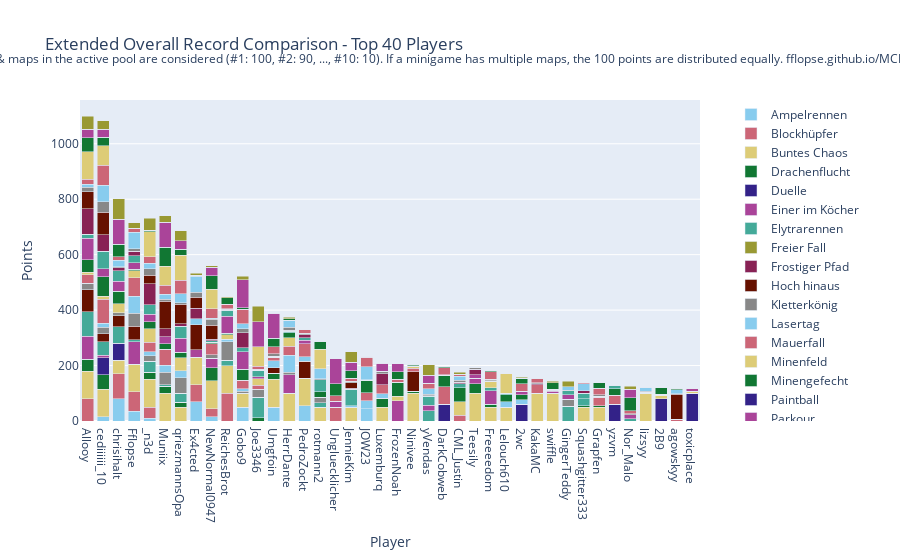

The code cell stored with this chart in its notebook:
### Code cell
import plotly.graph_objects as go

# Sum all columns to get the total score
outDf['Total'] = outDf.sum(axis=1)

# Sort by total score and fill N/A values with 0
outDf = outDf.sort_values(by='Total', ascending=False).fillna(0)

# Crop to top 10 players
cropDf = outDf.head(40).copy()

# Drop the 'Total' column for plotting
cropDf = cropDf.drop(columns=['Total'])

# Create a color palette
color_palette = px.colors.qualitative.Safe

# Create the stacked bar plot
fig = go.Figure()

cropDf = remove_duplicate_columns(cropDf)

for column in cropDf.columns.difference(['Player']):
    fig.add_trace(go.Bar(
        x=cropDf.index,
        y=cropDf[column],
        name=column,
        marker_color=color_palette[len(fig.data) % len(color_palette)]
    ))

# Update layout
fig.update_layout(
    barmode='stack',
    title='Extended Overall Record Comparison - Top 40 Players',
    xaxis=dict(title='Player'),
    yaxis=dict(title='Points'),
    #height=800,
    #width=1000,
    legend=dict(
        x=1.05,
        y=0.5,
        traceorder='normal',
        font=dict(size=12),
        bgcolor='rgba(255, 255, 255, 0)',
        bordercolor='rgba(0, 0, 0, 0)'
    ),
    margin=dict(r=200),  # Adjust right margin to make room for the legend
    annotations=[
        dict(
            x=0.5,
            y=1.1635,
            xref='paper',
            yref='paper',
            text='Max 100 points per minigame. Records #1 through #10 of games & maps in the active pool are considered (#1: 100, #2: 90, ..., #10: 10). If a minigame has multiple maps, the 100 points are distributed equally. fflopse.github.io/MCP-Records/data-analysis/global-ranking.ipynb',
            showarrow=False,
            font=dict(size=12),
            xanchor='center'
        )
    ]
)

fig.show()

# save the plot as an html file

fig.write_html('out/ext_overall_record_comparison.html')

### Figure 1 — Plotly figure (JSON) as saved in the notebook; plotly's stock layout.template omitted (floating-point values rounded to 4 significant figures)
{"data": [{"marker": {"color": "rgb(136, 204, 238)"}, "name": "Ampelrennen", "type": "bar", "x": ["Allooy", "cediiiiii_10", "chrisihalt", "Fflopse", "_n3d", "Muniix", "qriezmannsOpa", "Ex4cted", "NewNormal0947", "ReichesBrot", "Gobo9", "Joe3346", "Umgfoin", "HerrDante", "PedroZockt", "rotmann2", "Ungluecklicher", "JennieKim", "JOW23", "Luxemburq", "FrozenNoah", "Ninivee", "yVendas", "DarkCobweb", "CML_Justin", "Teesily", "Freeeedom", "Lelouch610", "2wc", "KakaMC", "swiffle", "GingerTeddy", "Squashgitter333", "Grapfen", "yzvm", "Nor_Malo", "lizsyy", "2B9", "agowskyy", "toxicplace"], "y": [0.0, 15.0, 80.0, 35.0, 10.0, 0.0, 0.0, 70.0, 15.0, 0.0, 50.0, 0.0, 50.0, 0.0, 55.0, 0.0, 0.0, 0.0, 45.0, 0.0, 0.0, 0.0, 0.0, 0.0, 0.0, 0.0, 0.0, 0.0, 0.0, 0.0, 0.0, 0.0, 0.0, 0.0, 0.0, 0.0, 0.0, 0.0, 0.0, 0.0]}, {"marker": {"color": "rgb(204, 102, 119)"}, "name": "Blockhüpfer", "type": "bar", "x": ["Allooy", "cediiiiii_10", "chrisihalt", "Fflopse", "_n3d", "Muniix", "qriezmannsOpa", "Ex4cted", "NewNormal0947", "ReichesBrot", "Gobo9", "Joe3346", "Umgfoin", "HerrDante", "PedroZockt", "rotmann2", "Ungluecklicher", "JennieKim", "JOW23", "Luxemburq", "FrozenNoah", "Ninivee", "yVendas", "DarkCobweb", "CML_Justin", "Teesily", "Freeeedom", "Lelouch610", "2wc", "KakaMC", "swiffle", "GingerTeddy", "Squashgitter333", "Grapfen", "yzvm", "Nor_Malo", "lizsyy", "2B9", "agowskyy", "toxicplace"], "y": [80.0, 0.0, 90.0, 70.0, 40.0, 0.0, 0.0, 60.0, 30.0, 100.0, 0.0, 0.0, 0.0, 0.0, 0.0, 0.0, 50.0, 0.0, 0.0, 0.0, 0.0, 0.0, 0.0, 0.0, 20.0, 0.0, 0.0, 0.0, 0.0, 0.0, 0.0, 0.0, 0.0, 0.0, 0.0, 0.0, 0.0, 0.0, 0.0, 0.0]}, {"marker": {"color": "rgb(221, 204, 119)"}, "name": "Buntes Chaos", "type": "bar", "x": ["Allooy", "cediiiiii_10", "chrisihalt", "Fflopse", "_n3d", "Muniix", "qriezmannsOpa", "Ex4cted", "NewNormal0947", "ReichesBrot", "Gobo9", "Joe3346", "Umgfoin", "HerrDante", "PedroZockt", "rotmann2", "Ungluecklicher", "JennieKim", "JOW23", "Luxemburq", "FrozenNoah", "Ninivee", "yVendas", "DarkCobweb", "CML_Justin", "Teesily", "Freeeedom", "Lelouch610", "2wc", "KakaMC", "swiffle", "GingerTeddy", "Squashgitter333", "Grapfen", "yzvm", "Nor_Malo", "lizsyy", "2B9", "agowskyy", "toxicplace"], "y": [100.0, 100.0, 50.0, 100.0, 100.0, 100.0, 50.0, 100.0, 100.0, 100.0, 50.0, 0.0, 100.0, 100.0, 100.0, 50.0, 0.0, 50.0, 0.0, 50.0, 0.0, 100.0, 0.0, 0.0, 50.0, 100.0, 50.0, 50.0, 0.0, 100.0, 100.0, 0.0, 50.0, 50.0, 0.0, 0.0, 100.0, 0.0, 0.0, 0.0]}, {"marker": {"color": "rgb(17, 119, 51)"}, "name": "Drachenflucht", "type": "bar", "x": ["Allooy", "cediiiiii_10", "chrisihalt", "Fflopse", "_n3d", "Muniix", "qriezmannsOpa", "Ex4cted", "NewNormal0947", "ReichesBrot", "Gobo9", "Joe3346", "Umgfoin", "HerrDante", "PedroZockt", "rotmann2", "Ungluecklicher", "JennieKim", "JOW23", "Luxemburq", "FrozenNoah", "Ninivee", "yVendas", "DarkCobweb", "CML_Justin", "Teesily", "Freeeedom", "Lelouch610", "2wc", "KakaMC", "swiffle", "GingerTeddy", "Squashgitter333", "Grapfen", "yzvm", "Nor_Malo", "lizsyy", "2B9", "agowskyy", "toxicplace"], "y": [42.5, 52.5, 0.0, 0.0, 25.0, 25.0, 17.5, 0.0, 47.5, 0.0, 0.0, 12.5, 22.5, 0.0, 0.0, 0.0, 0.0, 0.0, 0.0, 32.5, 0.0, 7.5, 0.0, 0.0, 50.0, 35.0, 10.0, 0.0, 0.0, 0.0, 0.0, 0.0, 5.0, 5.0, 0.0, 0.0, 0.0, 0.0, 0.0, 0.0]}, {"marker": {"color": "rgb(51, 34, 136)"}, "name": "Duelle", "type": "bar", "x": ["Allooy", "cediiiiii_10", "chrisihalt", "Fflopse", "_n3d", "Muniix", "qriezmannsOpa", "Ex4cted", "NewNormal0947", "ReichesBrot", "Gobo9", "Joe3346", "Umgfoin", "HerrDante", "PedroZockt", "rotmann2", "Ungluecklicher", "JennieKim", "JOW23", "Luxemburq", "FrozenNoah", "Ninivee", "yVendas", "DarkCobweb", "CML_Justin", "Teesily", "Freeeedom", "Lelouch610", "2wc", "KakaMC", "swiffle", "GingerTeddy", "Squashgitter333", "Grapfen", "yzvm", "Nor_Malo", "lizsyy", "2B9", "agowskyy", "toxicplace"], "y": [0.0, 60.0, 60.0, 0.0, 0.0, 0.0, 0.0, 0.0, 0.0, 0.0, 0.0, 0.0, 0.0, 0.0, 0.0, 0.0, 0.0, 0.0, 0.0, 0.0, 0.0, 0.0, 0.0, 60.0, 0.0, 0.0, 0.0, 0.0, 60.0, 0.0, 0.0, 0.0, 0.0, 0.0, 60.0, 0.0, 0.0, 80.0, 0.0, 100.0]}, {"marker": {"color": "rgb(170, 68, 153)"}, "name": "Einer im Köcher", "type": "bar", "x": ["Allooy", "cediiiiii_10", "chrisihalt", "Fflopse", "_n3d", "Muniix", "qriezmannsOpa", "Ex4cted", "NewNormal0947", "ReichesBrot", "Gobo9", "Joe3346", "Umgfoin", "HerrDante", "PedroZockt", "rotmann2", "Ungluecklicher", "JennieKim", "JOW23", "Luxemburq", "FrozenNoah", "Ninivee", "yVendas", "DarkCobweb", "CML_Justin", "Teesily", "Freeeedom", "Lelouch610", "2wc", "KakaMC", "swiffle", "GingerTeddy", "Squashgitter333", "Grapfen", "yzvm", "Nor_Malo", "lizsyy", "2B9", "agowskyy", "toxicplace"], "y": [83.33, 10.0, 0.0, 80.0, 0.0, 0.0, 0.0, 26.67, 33.33, 0.0, 0.0, 0.0, 0.0, 66.67, 0.0, 0.0, 20.0, 0.0, 0.0, 0.0, 73.33, 0.0, 0.0, 0.0, 0.0, 20.0, 50.0, 0.0, 0.0, 0.0, 0.0, 0.0, 0.0, 0.0, 0.0, 0.0, 0.0, 0.0, 0.0, 0.0]}, {"marker": {"color": "rgb(68, 170, 153)"}, "name": "Elytrarennen", "type": "bar", "x": ["Allooy", "cediiiiii_10", "chrisihalt", "Fflopse", "_n3d", "Muniix", "qriezmannsOpa", "Ex4cted", "NewNormal0947", "ReichesBrot", "Gobo9", "Joe3346", "Umgfoin", "HerrDante", "PedroZockt", "rotmann2", "Ungluecklicher", "JennieKim", "JOW23", "Luxemburq", "FrozenNoah", "Ninivee", "yVendas", "DarkCobweb", "CML_Justin", "Teesily", "Freeeedom", "Lelouch610", "2wc", "KakaMC", "swiffle", "GingerTeddy", "Squashgitter333", "Grapfen", "yzvm", "Nor_Malo", "lizsyy", "2B9", "agowskyy", "toxicplace"], "y": [87.5, 47.5, 60.0, 7.5, 40.0, 5.0, 32.5, 0.0, 0.0, 20.0, 0.0, 72.5, 0.0, 0.0, 0.0, 15.0, 0.0, 0.0, 0.0, 0.0, 0.0, 0.0, 37.5, 0.0, 15.0, 0.0, 10.0, 0.0, 0.0, 0.0, 0.0, 52.5, 25.0, 0.0, 0.0, 7.5, 0.0, 0.0, 0.0, 0.0]}, {"marker": {"color": "rgb(153, 153, 51)"}, "name": "Freier Fall", "type": "bar", "x": ["Allooy", "cediiiiii_10", "chrisihalt", "Fflopse", "_n3d", "Muniix", "qriezmannsOpa", "Ex4cted", "NewNormal0947", "ReichesBrot", "Gobo9", "Joe3346", "Umgfoin", "HerrDante", "PedroZockt", "rotmann2", "Ungluecklicher", "JennieKim", "JOW23", "Luxemburq", "FrozenNoah", "Ninivee", "yVendas", "DarkCobweb", "CML_Justin", "Teesily", "Freeeedom", "Lelouch610", "2wc", "KakaMC", "swiffle", "GingerTeddy", "Squashgitter333", "Grapfen", "yzvm", "Nor_Malo", "lizsyy", "2B9", "agowskyy", "toxicplace"], "y": [0.0, 0.0, 0.0, 0.0, 0.0, 0.0, 0.0, 0.0, 0.0, 0.0, 0.0, 0.0, 0.0, 0.0, 0.0, 0.0, 0.0, 0.0, 0.0, 0.0, 0.0, 0.0, 0.0, 0.0, 0.0, 0.0, 0.0, 0.0, 0.0, 0.0, 0.0, 0.0, 0.0, 0.0, 0.0, 0.0, 0.0, 0.0, 0.0, 0.0]}, {"marker": {"color": "rgb(136, 34, 85)"}, "name": "Frostiger Pfad", "type": "bar", "x": ["Allooy", "cediiiiii_10", "chrisihalt", "Fflopse", "_n3d", "Muniix", "qriezmannsOpa", "Ex4cted", "NewNormal0947", "ReichesBrot", "Gobo9", "Joe3346", "Umgfoin", "HerrDante", "PedroZockt", "rotmann2", "Ungluecklicher", "JennieKim", "JOW23", "Luxemburq", "FrozenNoah", "Ninivee", "yVendas", "DarkCobweb", "CML_Justin", "Teesily", "Freeeedom", "Lelouch610", "2wc", "KakaMC", "swiffle", "GingerTeddy", "Squashgitter333", "Grapfen", "yzvm", "Nor_Malo", "lizsyy", "2B9", "agowskyy", "toxicplace"], "y": [0.0, 0.0, 0.0, 0.0, 0.0, 0.0, 0.0, 0.0, 0.0, 0.0, 0.0, 0.0, 0.0, 0.0, 0.0, 0.0, 0.0, 0.0, 0.0, 0.0, 0.0, 0.0, 0.0, 0.0, 0.0, 0.0, 0.0, 0.0, 0.0, 0.0, 0.0, 0.0, 0.0, 0.0, 0.0, 0.0, 0.0, 0.0, 0.0, 0.0]}, {"marker": {"color": "rgb(102, 17, 0)"}, "name": "Hoch hinaus", "type": "bar", "x": ["Allooy", "cediiiiii_10", "chrisihalt", "Fflopse", "_n3d", "Muniix", "qriezmannsOpa", "Ex4cted", "NewNormal0947", "ReichesBrot", "Gobo9", "Joe3346", "Umgfoin", "HerrDante", "PedroZockt", "rotmann2", "Ungluecklicher", "JennieKim", "JOW23", "Luxemburq", "FrozenNoah", "Ninivee", "yVendas", "DarkCobweb", "CML_Justin", "Teesily", "Freeeedom", "Lelouch610", "2wc", "KakaMC", "swiffle", "GingerTeddy", "Squashgitter333", "Grapfen", "yzvm", "Nor_Malo", "lizsyy", "2B9", "agowskyy", "toxicplace"], "y": [80.0, 30.0, 40.0, 50.0, 0.0, 0.0, 0.0, 90.0, 0.0, 0.0, 0.0, 0.0, 20.0, 0.0, 60.0, 0.0, 0.0, 0.0, 0.0, 0.0, 0.0, 70.0, 0.0, 0.0, 0.0, 0.0, 0.0, 0.0, 0.0, 0.0, 0.0, 0.0, 0.0, 0.0, 0.0, 0.0, 0.0, 0.0, 0.0, 0.0]}, {"marker": {"color": "rgb(136, 136, 136)"}, "name": "Kletterkönig", "type": "bar", "x": ["Allooy", "cediiiiii_10", "chrisihalt", "Fflopse", "_n3d", "Muniix", "qriezmannsOpa", "Ex4cted", "NewNormal0947", "ReichesBrot", "Gobo9", "Joe3346", "Umgfoin", "HerrDante", "PedroZockt", "rotmann2", "Ungluecklicher", "JennieKim", "JOW23", "Luxemburq", "FrozenNoah", "Ninivee", "yVendas", "DarkCobweb", "CML_Justin", "Teesily", "Freeeedom", "Lelouch610", "2wc", "KakaMC", "swiffle", "GingerTeddy", "Squashgitter333", "Grapfen", "yzvm", "Nor_Malo", "lizsyy", "2B9", "agowskyy", "toxicplace"], "y": [23.33, 23.33, 10.0, 46.67, 20.0, 46.67, 56.67, 0.0, 13.33, 66.67, 6.667, 30.0, 0.0, 10.0, 0.0, 20.0, 0.0, 0.0, 0.0, 0.0, 0.0, 0.0, 0.0, 0.0, 0.0, 0.0, 0.0, 0.0, 0.0, 0.0, 0.0, 26.67, 0.0, 0.0, 0.0, 0.0, 0.0, 0.0, 0.0, 0.0]}, {"marker": {"color": "rgb(136, 204, 238)"}, "name": "Lasertag", "type": "bar", "x": ["Allooy", "cediiiiii_10", "chrisihalt", "Fflopse", "_n3d", "Muniix", "qriezmannsOpa", "Ex4cted", "NewNormal0947", "ReichesBrot", "Gobo9", "Joe3346", "Umgfoin", "HerrDante", "PedroZockt", "rotmann2", "Ungluecklicher", "JennieKim", "JOW23", "Luxemburq", "FrozenNoah", "Ninivee", "yVendas", "DarkCobweb", "CML_Justin", "Teesily", "Freeeedom", "Lelouch610", "2wc", "KakaMC", "swiffle", "GingerTeddy", "Squashgitter333", "Grapfen", "yzvm", "Nor_Malo", "lizsyy", "2B9", "agowskyy", "toxicplace"], "y": [0.0, 15.0, 0.0, 60.0, 15.0, 25.0, 25.0, 22.5, 0.0, 7.5, 10.0, 0.0, 25.0, 60.0, 17.5, 0.0, 0.0, 5.0, 27.5, 15.0, 0.0, 0.0, 0.0, 0.0, 0.0, 0.0, 0.0, 20.0, 17.5, 0.0, 0.0, 0.0, 0.0, 0.0, 0.0, 0.0, 0.0, 0.0, 0.0, 0.0]}, {"marker": {"color": "rgb(204, 102, 119)"}, "name": "Mauerfall", "type": "bar", "x": ["Allooy", "cediiiiii_10", "chrisihalt", "Fflopse", "_n3d", "Muniix", "qriezmannsOpa", "Ex4cted", "NewNormal0947", "ReichesBrot", "Gobo9", "Joe3346", "Umgfoin", "HerrDante", "PedroZockt", "rotmann2", "Ungluecklicher", "JennieKim", "JOW23", "Luxemburq", "FrozenNoah", "Ninivee", "yVendas", "DarkCobweb", "CML_Justin", "Teesily", "Freeeedom", "Lelouch610", "2wc", "KakaMC", "swiffle", "GingerTeddy", "Squashgitter333", "Grapfen", "yzvm", "Nor_Malo", "lizsyy", "2B9", "agowskyy", "toxicplace"], "y": [30.0, 86.67, 0.0, 66.67, 33.33, 56.67, 0.0, 0.0, 40.0, 0.0, 30.0, 13.33, 13.33, 33.33, 46.67, 0.0, 0.0, 0.0, 30.0, 33.33, 0.0, 13.33, 0.0, 63.33, 0.0, 0.0, 0.0, 0.0, 0.0, 30.0, 0.0, 0.0, 0.0, 30.0, 33.33, 0.0, 0.0, 0.0, 6.667, 0.0]}, {"marker": {"color": "rgb(221, 204, 119)"}, "name": "Minenfeld", "type": "bar", "x": ["Allooy", "cediiiiii_10", "chrisihalt", "Fflopse", "_n3d", "Muniix", "qriezmannsOpa", "Ex4cted", "NewNormal0947", "ReichesBrot", "Gobo9", "Joe3346", "Umgfoin", "HerrDante", "PedroZockt", "rotmann2", "Ungluecklicher", "JennieKim", "JOW23", "Luxemburq", "FrozenNoah", "Ninivee", "yVendas", "DarkCobweb", "CML_Justin", "Teesily", "Freeeedom", "Lelouch610", "2wc", "KakaMC", "swiffle", "GingerTeddy", "Squashgitter333", "Grapfen", "yzvm", "Nor_Malo", "lizsyy", "2B9", "agowskyy", "toxicplace"], "y": [10.0, 10.0, 33.33, 26.67, 50.0, 0.0, 46.67, 0.0, 0.0, 16.67, 0.0, 23.33, 0.0, 30.0, 0.0, 0.0, 0.0, 0.0, 0.0, 0.0, 16.67, 6.667, 0.0, 0.0, 0.0, 0.0, 23.33, 0.0, 0.0, 0.0, 0.0, 0.0, 0.0, 0.0, 0.0, 0.0, 0.0, 13.33, 0.0, 6.667]}, {"marker": {"color": "rgb(17, 119, 51)"}, "name": "Minengefecht", "type": "bar", "x": ["Allooy", "cediiiiii_10", "chrisihalt", "Fflopse", "_n3d", "Muniix", "qriezmannsOpa", "Ex4cted", "NewNormal0947", "ReichesBrot", "Gobo9", "Joe3346", "Umgfoin", "HerrDante", "PedroZockt", "rotmann2", "Ungluecklicher", "JennieKim", "JOW23", "Luxemburq", "FrozenNoah", "Ninivee", "yVendas", "DarkCobweb", "CML_Justin", "Teesily", "Freeeedom", "Lelouch610", "2wc", "KakaMC", "swiffle", "GingerTeddy", "Squashgitter333", "Grapfen", "yzvm", "Nor_Malo", "lizsyy", "2B9", "agowskyy", "toxicplace"], "y": [45.0, 70.0, 45.0, 5.0, 25.0, 20.0, 20.0, 0.0, 5.0, 5.0, 40.0, 0.0, 0.0, 17.5, 0.0, 20.0, 0.0, 0.0, 45.0, 0.0, 47.5, 0.0, 0.0, 42.5, 0.0, 0.0, 0.0, 25.0, 17.5, 0.0, 0.0, 0.0, 0.0, 5.0, 22.5, 0.0, 0.0, 0.0, 0.0, 0.0]}, {"marker": {"color": "rgb(51, 34, 136)"}, "name": "Paintball", "type": "bar", "x": ["Allooy", "cediiiiii_10", "chrisihalt", "Fflopse", "_n3d", "Muniix", "qriezmannsOpa", "Ex4cted", "NewNormal0947", "ReichesBrot", "Gobo9", "Joe3346", "Umgfoin", "HerrDante", "PedroZockt", "rotmann2", "Ungluecklicher", "JennieKim", "JOW23", "Luxemburq", "FrozenNoah", "Ninivee", "yVendas", "DarkCobweb", "CML_Justin", "Teesily", "Freeeedom", "Lelouch610", "2wc", "KakaMC", "swiffle", "GingerTeddy", "Squashgitter333", "Grapfen", "yzvm", "Nor_Malo", "lizsyy", "2B9", "agowskyy", "toxicplace"], "y": [0.0, 0.0, 0.0, 0.0, 0.0, 0.0, 0.0, 0.0, 0.0, 0.0, 0.0, 0.0, 0.0, 0.0, 0.0, 0.0, 0.0, 0.0, 0.0, 0.0, 0.0, 0.0, 0.0, 0.0, 0.0, 0.0, 0.0, 0.0, 0.0, 0.0, 0.0, 0.0, 0.0, 0.0, 0.0, 0.0, 0.0, 0.0, 0.0, 0.0]}, {"marker": {"color": "rgb(170, 68, 153)"}, "name": "Parkour", "type": "bar", "x": ["Allooy", "cediiiiii_10", "chrisihalt", "Fflopse", "_n3d", "Muniix", "qriezmannsOpa", "Ex4cted", "NewNormal0947", "ReichesBrot", "Gobo9", "Joe3346", "Umgfoin", "HerrDante", "PedroZockt", "rotmann2", "Ungluecklicher", "JennieKim", "JOW23", "Luxemburq", "FrozenNoah", "Ninivee", "yVendas", "DarkCobweb", "CML_Justin", "Teesily", "Freeeedom", "Lelouch610", "2wc", "KakaMC", "swiffle", "GingerTeddy", "Squashgitter333", "Grapfen", "yzvm", "Nor_Malo", "lizsyy", "2B9", "agowskyy", "toxicplace"], "y": [77.5, 30.0, 35.0, 22.5, 27.5, 25.0, 50.0, 0.0, 0.0, 62.5, 62.5, 7.5, 0.0, 0.0, 12.5, 0.0, 0.0, 0.0, 0.0, 0.0, 0.0, 0.0, 20.0, 0.0, 0.0, 12.5, 0.0, 0.0, 12.5, 0.0, 7.5, 15.0, 0.0, 0.0, 0.0, 15.0, 0.0, 0.0, 0.0, 10.0]}, {"marker": {"color": "rgb(68, 170, 153)"}, "name": "Pferderennen", "type": "bar", "x": ["Allooy", "cediiiiii_10", "chrisihalt", "Fflopse", "_n3d", "Muniix", "qriezmannsOpa", "Ex4cted", "NewNormal0947", "ReichesBrot", "Gobo9", "Joe3346", "Umgfoin", "HerrDante", "PedroZockt", "rotmann2", "Ungluecklicher", "JennieKim", "JOW23", "Luxemburq", "FrozenNoah", "Ninivee", "yVendas", "DarkCobweb", "CML_Justin", "Teesily", "Freeeedom", "Lelouch610", "2wc", "KakaMC", "swiffle", "GingerTeddy", "Squashgitter333", "Grapfen", "yzvm", "Nor_Malo", "lizsyy", "2B9", "agowskyy", "toxicplace"], "y": [15.0, 61.67, 38.33, 26.67, 33.33, 0.0, 43.33, 0.0, 5.0, 21.67, 15.0, 23.33, 3.333, 6.667, 8.333, 43.33, 0.0, 60.0, 0.0, 0.0, 0.0, 0.0, 31.67, 0.0, 0.0, 0.0, 0.0, 3.333, 0.0, 0.0, 3.333, 15.0, 20.0, 0.0, 13.33, 0.0, 3.333, 0.0, 0.0, 0.0]}, {"marker": {"color": "rgb(153, 153, 51)"}, "name": "Reihenfolge", "type": "bar", "x": ["Allooy", "cediiiiii_10", "chrisihalt", "Fflopse", "_n3d", "Muniix", "qriezmannsOpa", "Ex4cted", "NewNormal0947", "ReichesBrot", "Gobo9", "Joe3346", "Umgfoin", "HerrDante", "PedroZockt", "rotmann2", "Ungluecklicher", "JennieKim", "JOW23", "Luxemburq", "FrozenNoah", "Ninivee", "yVendas", "DarkCobweb", "CML_Justin", "Teesily", "Freeeedom", "Lelouch610", "2wc", "KakaMC", "swiffle", "GingerTeddy", "Squashgitter333", "Grapfen", "yzvm", "Nor_Malo", "lizsyy", "2B9", "agowskyy", "toxicplace"], "y": [0.0, 0.0, 0.0, 0.0, 0.0, 0.0, 0.0, 0.0, 0.0, 0.0, 0.0, 0.0, 0.0, 0.0, 0.0, 0.0, 0.0, 0.0, 0.0, 0.0, 0.0, 0.0, 0.0, 0.0, 0.0, 0.0, 0.0, 0.0, 0.0, 0.0, 0.0, 0.0, 0.0, 0.0, 0.0, 0.0, 0.0, 0.0, 0.0, 0.0]}, {"marker": {"color": "rgb(136, 34, 85)"}, "name": "Replika", "type": "bar", "x": ["Allooy", "cediiiiii_10", "chrisihalt", "Fflopse", "_n3d", "Muniix", "qriezmannsOpa", "Ex4cted", "NewNormal0947", "ReichesBrot", "Gobo9", "Joe3346", "Umgfoin", "HerrDante", "PedroZockt", "rotmann2", "Ungluecklicher", "JennieKim", "JOW23", "Luxemburq", "FrozenNoah", "Ninivee", "yVendas", "DarkCobweb", "CML_Justin", "Teesily", "Freeeedom", "Lelouch610", "2wc", "KakaMC", "swiffle", "GingerTeddy", "Squashgitter333", "Grapfen", "yzvm", "Nor_Malo", "lizsyy", "2B9", "agowskyy", "toxicplace"], "y": [92.2, 60.85, 10.42, 15.51, 76.19, 28.64, 8.559, 37.97, 6.61, 3.22, 53.81, 0.0, 0.0, 3.39, 11.36, 0.678, 0.2542, 2.627, 0.5085, 39.32, 0.0, 0.0, 2.373, 0.0, 4.153, 19.24, 1.102, 0.8475, 0.339, 4.576, 1.525, 0.2542, 9.492, 0.0, 0.0, 0.0, 0.9322, 0.0, 0.0, 0.0]}, {"marker": {"color": "rgb(102, 17, 0)"}, "name": "Runterpurzeln", "type": "bar", "x": ["Allooy", "cediiiiii_10", "chrisihalt", "Fflopse", "_n3d", "Muniix", "qriezmannsOpa", "Ex4cted", "NewNormal0947", "ReichesBrot", "Gobo9", "Joe3346", "Umgfoin", "HerrDante", "PedroZockt", "rotmann2", "Ungluecklicher", "JennieKim", "JOW23", "Luxemburq", "FrozenNoah", "Ninivee", "yVendas", "DarkCobweb", "CML_Justin", "Teesily", "Freeeedom", "Lelouch610", "2wc", "KakaMC", "swiffle", "GingerTeddy", "Squashgitter333", "Grapfen", "yzvm", "Nor_Malo", "lizsyy", "2B9", "agowskyy", "toxicplace"], "y": [60.0, 80.0, 0.0, 0.0, 30.0, 100.0, 70.0, 40.0, 50.0, 0.0, 0.0, 0.0, 0.0, 0.0, 0.0, 0.0, 0.0, 20.0, 0.0, 0.0, 0.0, 0.0, 0.0, 0.0, 0.0, 0.0, 0.0, 0.0, 0.0, 0.0, 0.0, 0.0, 0.0, 0.0, 0.0, 0.0, 0.0, 0.0, 90.0, 0.0]}, {"marker": {"color": "rgb(136, 136, 136)"}, "name": "Sammelwahn", "type": "bar", "x": ["Allooy", "cediiiiii_10", "chrisihalt", "Fflopse", "_n3d", "Muniix", "qriezmannsOpa", "Ex4cted", "NewNormal0947", "ReichesBrot", "Gobo9", "Joe3346", "Umgfoin", "HerrDante", "PedroZockt", "rotmann2", "Ungluecklicher", "JennieKim", "JOW23", "Luxemburq", "FrozenNoah", "Ninivee", "yVendas", "DarkCobweb", "CML_Justin", "Teesily", "Freeeedom", "Lelouch610", "2wc", "KakaMC", "swiffle", "GingerTeddy", "Squashgitter333", "Grapfen", "yzvm", "Nor_Malo", "lizsyy", "2B9", "agowskyy", "toxicplace"], "y": [17.21, 38.6, 4.651, 9.07, 23.95, 7.907, 6.279, 16.98, 20.7, 2.093, 15.12, 4.651, 8.837, 10.7, 4.651, 3.953, 0.9302, 6.047, 0.4651, 8.837, 2.326, 1.395, 4.186, 1.395, 6.977, 6.047, 6.977, 0.4651, 0.0, 2.791, 2.791, 1.628, 0.0, 4.419, 0.0, 3.953, 2.791, 2.326, 1.86, 0.0]}, {"marker": {"color": "rgb(136, 204, 238)"}, "name": "Schießstand", "type": "bar", "x": ["Allooy", "cediiiiii_10", "chrisihalt", "Fflopse", "_n3d", "Muniix", "qriezmannsOpa", "Ex4cted", "NewNormal0947", "ReichesBrot", "Gobo9", "Joe3346", "Umgfoin", "HerrDante", "PedroZockt", "rotmann2", "Ungluecklicher", "JennieKim", "JOW23", "Luxemburq", "FrozenNoah", "Ninivee", "yVendas", "DarkCobweb", "CML_Justin", "Teesily", "Freeeedom", "Lelouch610", "2wc", "KakaMC", "swiffle", "GingerTeddy", "Squashgitter333", "Grapfen", "yzvm", "Nor_Malo", "lizsyy", "2B9", "agowskyy", "toxicplace"], "y": [10.0, 60.0, 22.5, 60.0, 20.0, 17.5, 32.5, 57.5, 5.0, 0.0, 17.5, 0.0, 0.0, 25.0, 0.0, 35.0, 0.0, 0.0, 47.5, 0.0, 0.0, 0.0, 20.0, 0.0, 15.0, 0.0, 0.0, 0.0, 0.0, 0.0, 0.0, 12.5, 25.0, 0.0, 0.0, 0.0, 15.0, 0.0, 15.0, 0.0]}, {"marker": {"color": "rgb(204, 102, 119)"}, "name": "Skywars", "type": "bar", "x": ["Allooy", "cediiiiii_10", "chrisihalt", "Fflopse", "_n3d", "Muniix", "qriezmannsOpa", "Ex4cted", "NewNormal0947", "ReichesBrot", "Gobo9", "Joe3346", "Umgfoin", "HerrDante", "PedroZockt", "rotmann2", "Ungluecklicher", "JennieKim", "JOW23", "Luxemburq", "FrozenNoah", "Ninivee", "yVendas", "DarkCobweb", "CML_Justin", "Teesily", "Freeeedom", "Lelouch610", "2wc", "KakaMC", "swiffle", "GingerTeddy", "Squashgitter333", "Grapfen", "yzvm", "Nor_Malo", "lizsyy", "2B9", "agowskyy", "toxicplace"], "y": [18.33, 71.67, 13.33, 13.33, 23.33, 31.67, 48.33, 3.333, 33.33, 16.67, 53.33, 10.0, 25.0, 0.0, 13.33, 0.0, 20.0, 10.0, 33.33, 0.0, 10.0, 0.0, 20.0, 25.0, 6.667, 0.0, 26.67, 0.0, 26.67, 16.67, 0.0, 0.0, 3.333, 23.33, 0.0, 10.0, 0.0, 0.0, 0.0, 0.0]}, {"marker": {"color": "rgb(221, 204, 119)"}, "name": "Spleef", "type": "bar", "x": ["Allooy", "cediiiiii_10", "chrisihalt", "Fflopse", "_n3d", "Muniix", "qriezmannsOpa", "Ex4cted", "NewNormal0947", "ReichesBrot", "Gobo9", "Joe3346", "Umgfoin", "HerrDante", "PedroZockt", "rotmann2", "Ungluecklicher", "JennieKim", "JOW23", "Luxemburq", "FrozenNoah", "Ninivee", "yVendas", "DarkCobweb", "CML_Justin", "Teesily", "Freeeedom", "Lelouch610", "2wc", "KakaMC", "swiffle", "GingerTeddy", "Squashgitter333", "Grapfen", "yzvm", "Nor_Malo", "lizsyy", "2B9", "agowskyy", "toxicplace"], "y": [100.0, 70.0, 0.0, 0.0, 90.0, 70.0, 90.0, 0.0, 70.0, 0.0, 0.0, 70.0, 0.0, 0.0, 0.0, 70.0, 0.0, 0.0, 0.0, 0.0, 0.0, 0.0, 0.0, 0.0, 0.0, 0.0, 0.0, 70.0, 0.0, 0.0, 0.0, 0.0, 0.0, 0.0, 0.0, 0.0, 0.0, 0.0, 0.0, 0.0]}, {"marker": {"color": "rgb(17, 119, 51)"}, "name": "Survivalgames", "type": "bar", "x": ["Allooy", "cediiiiii_10", "chrisihalt", "Fflopse", "_n3d", "Muniix", "qriezmannsOpa", "Ex4cted", "NewNormal0947", "ReichesBrot", "Gobo9", "Joe3346", "Umgfoin", "HerrDante", "PedroZockt", "rotmann2", "Ungluecklicher", "JennieKim", "JOW23", "Luxemburq", "FrozenNoah", "Ninivee", "yVendas", "DarkCobweb", "CML_Justin", "Teesily", "Freeeedom", "Lelouch610", "2wc", "KakaMC", "swiffle", "GingerTeddy", "Squashgitter333", "Grapfen", "yzvm", "Nor_Malo", "lizsyy", "2B9", "agowskyy", "toxicplace"], "y": [50.0, 30.0, 45.0, 0.0, 5.0, 67.5, 22.5, 0.0, 50.0, 22.5, 5.0, 0.0, 30.0, 5.0, 0.0, 30.0, 42.5, 27.5, 5.0, 0.0, 27.5, 5.0, 0.0, 5.0, 0.0, 0.0, 5.0, 0.0, 20.0, 0.0, 22.5, 0.0, 0.0, 20.0, 0.0, 47.5, 0.0, 25.0, 5.0, 0.0]}, {"marker": {"color": "rgb(51, 34, 136)"}, "name": "Todeswürfel", "type": "bar", "x": ["Allooy", "cediiiiii_10", "chrisihalt", "Fflopse", "_n3d", "Muniix", "qriezmannsOpa", "Ex4cted", "NewNormal0947", "ReichesBrot", "Gobo9", "Joe3346", "Umgfoin", "HerrDante", "PedroZockt", "rotmann2", "Ungluecklicher", "JennieKim", "JOW23", "Luxemburq", "FrozenNoah", "Ninivee", "yVendas", "DarkCobweb", "CML_Justin", "Teesily", "Freeeedom", "Lelouch610", "2wc", "KakaMC", "swiffle", "GingerTeddy", "Squashgitter333", "Grapfen", "yzvm", "Nor_Malo", "lizsyy", "2B9", "agowskyy", "toxicplace"], "y": [0.0, 0.0, 0.0, 0.0, 0.0, 0.0, 0.0, 0.0, 0.0, 0.0, 0.0, 0.0, 0.0, 0.0, 0.0, 0.0, 0.0, 0.0, 0.0, 0.0, 0.0, 0.0, 0.0, 0.0, 0.0, 0.0, 0.0, 0.0, 0.0, 0.0, 0.0, 0.0, 0.0, 0.0, 0.0, 0.0, 0.0, 0.0, 0.0, 0.0]}, {"marker": {"color": "rgb(170, 68, 153)"}, "name": "Turmroulette", "type": "bar", "x": ["Allooy", "cediiiiii_10", "chrisihalt", "Fflopse", "_n3d", "Muniix", "qriezmannsOpa", "Ex4cted", "NewNormal0947", "ReichesBrot", "Gobo9", "Joe3346", "Umgfoin", "HerrDante", "PedroZockt", "rotmann2", "Ungluecklicher", "JennieKim", "JOW23", "Luxemburq", "FrozenNoah", "Ninivee", "yVendas", "DarkCobweb", "CML_Justin", "Teesily", "Freeeedom", "Lelouch610", "2wc", "KakaMC", "swiffle", "GingerTeddy", "Squashgitter333", "Grapfen", "yzvm", "Nor_Malo", "lizsyy", "2B9", "agowskyy", "toxicplace"], "y": [30.0, 30.0, 90.0, 0.0, 0.0, 90.0, 30.0, 0.0, 30.0, 0.0, 100.0, 90.0, 90.0, 0.0, 0.0, 0.0, 90.0, 30.0, 0.0, 30.0, 30.0, 0.0, 30.0, 0.0, 0.0, 0.0, 0.0, 0.0, 0.0, 0.0, 0.0, 0.0, 0.0, 0.0, 0.0, 30.0, 0.0, 0.0, 0.0, 0.0]}, {"marker": {"color": "rgb(68, 170, 153)"}, "name": "Waffenfolge", "type": "bar", "x": ["Allooy", "cediiiiii_10", "chrisihalt", "Fflopse", "_n3d", "Muniix", "qriezmannsOpa", "Ex4cted", "NewNormal0947", "ReichesBrot", "Gobo9", "Joe3346", "Umgfoin", "HerrDante", "PedroZockt", "rotmann2", "Ungluecklicher", "JennieKim", "JOW23", "Luxemburq", "FrozenNoah", "Ninivee", "yVendas", "DarkCobweb", "CML_Justin", "Teesily", "Freeeedom", "Lelouch610", "2wc", "KakaMC", "swiffle", "GingerTeddy", "Squashgitter333", "Grapfen", "yzvm", "Nor_Malo", "lizsyy", "2B9", "agowskyy", "toxicplace"], "y": [0.0, 0.0, 0.0, 0.0, 0.0, 0.0, 0.0, 0.0, 0.0, 0.0, 0.0, 0.0, 0.0, 0.0, 0.0, 0.0, 0.0, 0.0, 0.0, 0.0, 0.0, 0.0, 0.0, 0.0, 0.0, 0.0, 0.0, 0.0, 0.0, 0.0, 0.0, 0.0, 0.0, 0.0, 0.0, 0.0, 0.0, 0.0, 0.0, 0.0]}, {"marker": {"color": "rgb(153, 153, 51)"}, "name": "Wettrennen", "type": "bar", "x": ["Allooy", "cediiiiii_10", "chrisihalt", "Fflopse", "_n3d", "Muniix", "qriezmannsOpa", "Ex4cted", "NewNormal0947", "ReichesBrot", "Gobo9", "Joe3346", "Umgfoin", "HerrDante", "PedroZockt", "rotmann2", "Ungluecklicher", "JennieKim", "JOW23", "Luxemburq", "FrozenNoah", "Ninivee", "yVendas", "DarkCobweb", "CML_Justin", "Teesily", "Freeeedom", "Lelouch610", "2wc", "KakaMC", "swiffle", "GingerTeddy", "Squashgitter333", "Grapfen", "yzvm", "Nor_Malo", "lizsyy", "2B9", "agowskyy", "toxicplace"], "y": [48.0, 30.0, 74.0, 20.0, 44.0, 24.0, 36.0, 8.0, 6.0, 4.0, 14.0, 56.0, 0.0, 6.0, 0.0, 0.0, 0.0, 38.0, 0.0, 0.0, 0.0, 0.0, 38.0, 0.0, 8.0, 0.0, 0.0, 0.0, 4.0, 0.0, 6.0, 20.0, 0.0, 0.0, 0.0, 12.0, 0.0, 0.0, 0.0, 0.0]}], "layout": {"annotations": [{"font": {"size": 12}, "showarrow": false, "text": "Max 100 points per minigame. Records #1 through #10 of games & maps in the active pool are considered (#1: 100, #2: 90, ..., #10: 10). If a minigame has multiple maps, the 100 points are distributed equally. fflopse.github.io/MCP-Records/data-analysis/global-ranking.ipynb", "x": 0.5, "xanchor": "center", "xref": "paper", "y": 1.163, "yref": "paper"}], "barmode": "stack", "legend": {"bgcolor": "rgba(255, 255, 255, 0)", "bordercolor": "rgba(0, 0, 0, 0)", "font": {"size": 12}, "traceorder": "normal", "x": 1.05, "y": 0.5}, "margin": {"r": 200}, "title": {"text": "Extended Overall Record Comparison - Top 40 Players"}, "xaxis": {"title": {"text": "Player"}}, "yaxis": {"title": {"text": "Points"}}}}
